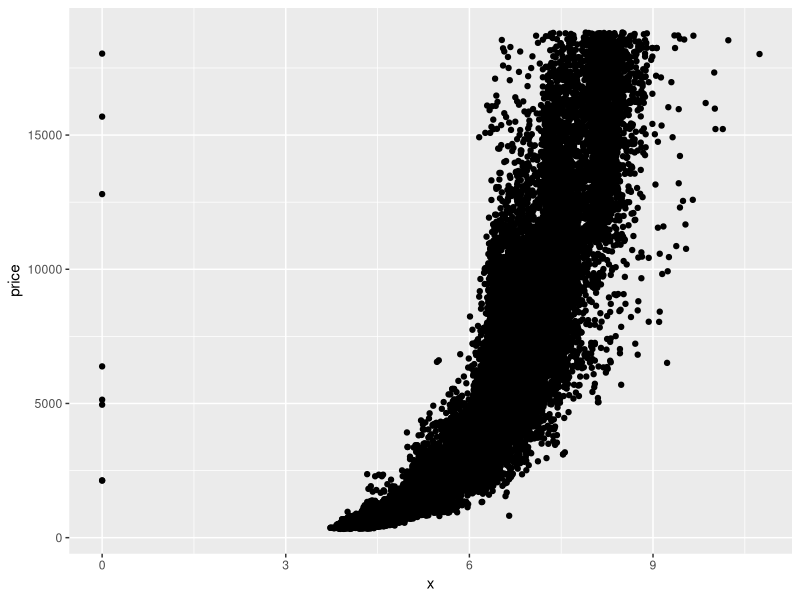
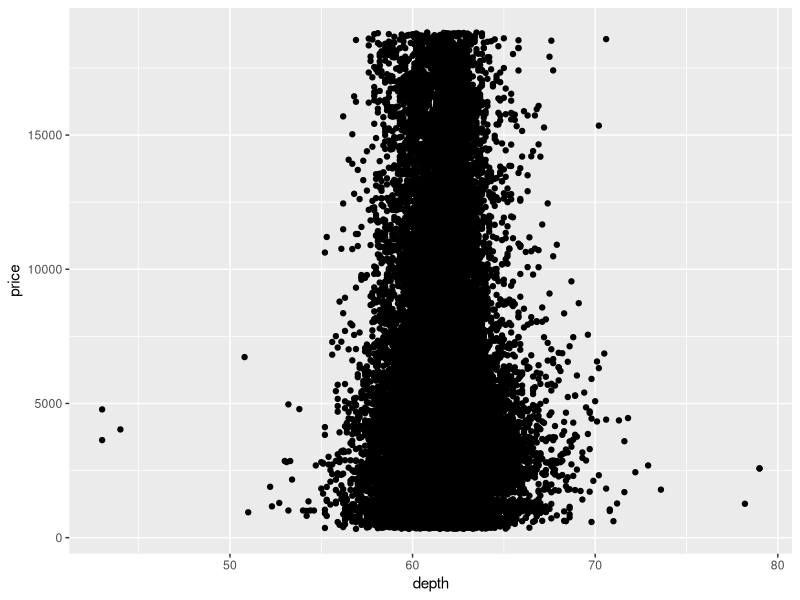
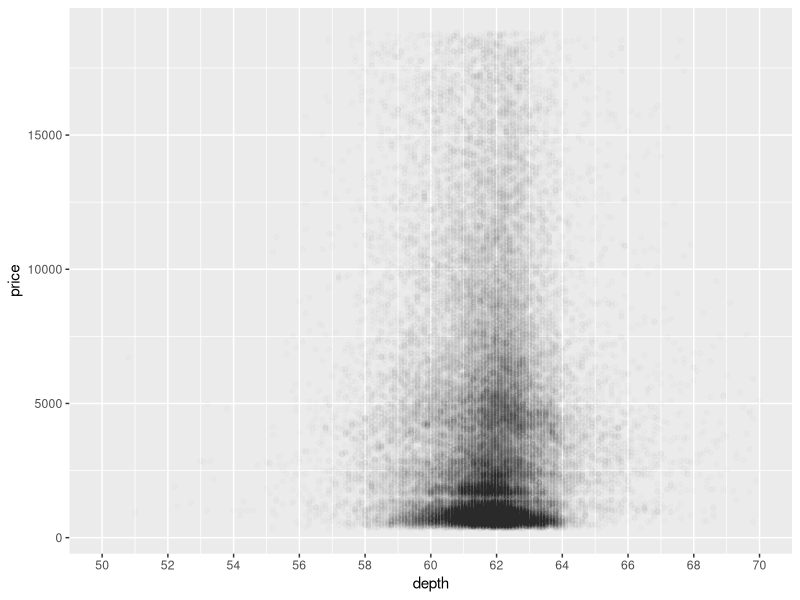

The R script that drew these images, in order:
## ---- chunk 1
knitr::opts_chunk$set(echo = TRUE)
## ---- chunk 2
library(ggplot2) #must load the ggplot package first
data(diamonds) #loads the diamonds data set since it comes with the ggplot package
## ---- chunk 3
ggplot(aes(x = x, y = price), data = diamonds) +
  geom_point()
## ---- chunk 4
# correlation between price and x
with(diamonds, cor.test(x, price, method = 'pearson'))

# correlation between price and y
cor(diamonds$price, diamonds$y, method = 'pearson')

# correlation between price and z
with(diamonds, cor.test(price, z, method = 'pearson'))
## ---- chunk 5
ggplot(aes(x = depth, y = price), data = diamonds) +
  geom_point()
## ---- chunk 6
ggplot(data = diamonds, aes(x = depth, y = price)) + 
  geom_point(alpha = 1/100) +
  scale_x_continuous(limits = c(50, 70), breaks = seq(50, 70, 2))
